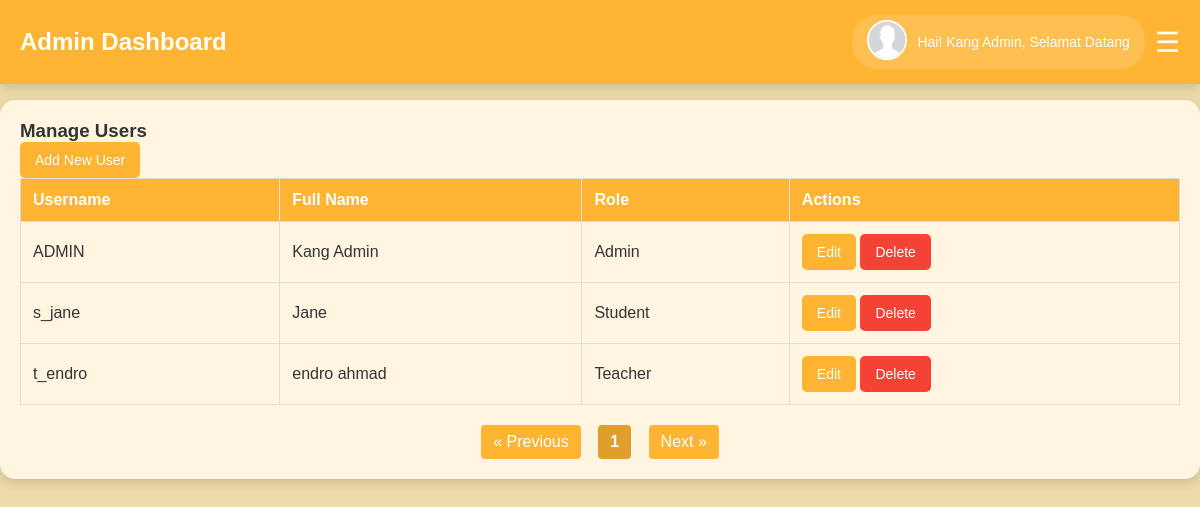
Page /dashboard_admin.php (signed in) on the earlier database version.
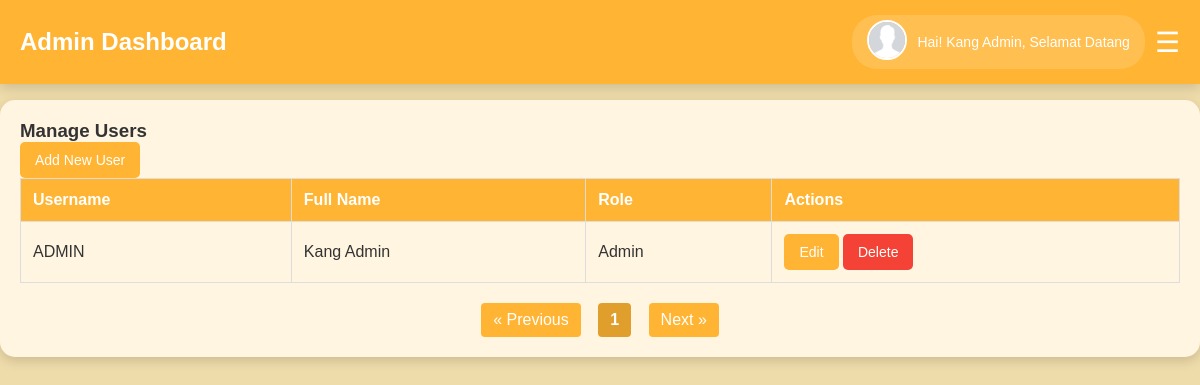
Same page on the later database version.
### tables this page shows
CREATE TABLE `users` (
  `id` int(11) NOT NULL,
  `username` varchar(50) NOT NULL,
  `password` varchar(255) NOT NULL,
  `full_name` varchar(100) NOT NULL,
  `role` enum('admin','teacher','student') NOT NULL,
  `profile_picture` varchar(255) DEFAULT 'fotos/profile/default.png'
);

### php/include-pagnation.php (called while the page is built)
<?php
$limit = 5;
$page = isset($_GET['page']) ? (int)$_GET['page'] : 1;
$offset = ($page - 1) * $limit;
$totalQuery = "SELECT COUNT(*) as total FROM users";
$totalResult = $conn->query($totalQuery);
$totalUsers = $totalResult->fetch_assoc()['total'];
$totalPages = ceil($totalUsers / $limit);
$query = "SELECT * FROM users LIMIT $limit OFFSET $offset";
$result = $conn->query($query);
?>

### dashboard_admin.php (the view, shortened to what this page needs)
<?php
include 'koneksi.php';
$user_id = $_SESSION['user_id'];
$query_admin = "SELECT id, full_name, profile_picture FROM users WHERE id = ? AND role = 'admin'";
$stmt_admin = $conn->prepare($query_admin);
$stmt_admin->bind_param("i", $user_id);
$stmt_admin->execute();
$result_admin = $stmt_admin->get_result();
$admin = $result_admin->fetch_assoc();
$admin_name = $admin['full_name'];
$admin_photo = !empty($admin['profile_picture']) ? $admin['profile_picture'] : 'fotos/profile/default.png';
?>
<!DOCTYPE html>
<html lang="id">
<head>
  <link rel="stylesheet" href="css/style.css">
  <link rel="stylesheet" href="css/stylepage.css">
</head>
<body>
<nav class="navbar">
  <div class="navbar-left">
    <h2>Admin Dashboard</h2>
  </div>
  <div class="navbar-right">
    <div class="profile">
      <a href="profil.php">
        <img src="<?php echo htmlspecialchars($admin_photo); ?>" alt="Profile" class="profile-logo">
      </a>
      <span class="welcome-message">
        Hai! <?php echo htmlspecialchars($admin_name); ?>, Selamat Datang
      </span>
    </div>
    <button id="menu-btn" class="menu-btn">☰</button>
  </div>
</nav>
<div class="wrapper">
  <main class="container">
    <h3>Manage Users</h3>
    <a href="crud-admin/add_user.php" class="button">Add New User</a>
    <div class="table-responsive">
      <table class="user-table">
        <thead>
          <tr>
            <th>Username</th>
            <th>Full Name</th>
            <th>Role</th>
            <th>Actions</th>
          </tr>
        </thead>
        <tbody>
          <?php
          include 'php/include-pagnation.php';
          if ($result->num_rows > 0) {
              while ($row = $result->fetch_assoc()) {
                  echo "<tr>";
                  echo "<td>" . htmlspecialchars($row['username']) . "</td>";
                  echo "<td>" . htmlspecialchars($row['full_name']) . "</td>";
                  echo "<td>" . ucfirst(htmlspecialchars($row['role'])) . "</td>";
                  echo "<td>
                          <a href='crud-admin/edit_user.php?id=" . $row['id'] . "' class='button'>Edit</a>
                          <a href='crud-admin/delete_user.php?id=" . $row['id'] . "' class='button delete-btn'>Delete</a>
                        </td>";
                  echo "</tr>";
              }
          } else {
              echo "<tr><td colspan='4'>No users found</td></tr>";
          }
          ?>
        </tbody>
      </table>
      <div class="pagination">
        <a href="?page=<?= ($page - 1) > 0 ? $page - 1 : 1 ?>" class="prev">&laquo; Previous</a>
        <?php
        $pageRange = 3;
        $startPage = max(1, $page - floor($pageRange / 2));
        $endPage = min($totalPages, $startPage + $pageRange - 1);
        if ($endPage - $startPage + 1 < $pageRange) {
            $startPage = max(1, $endPage - $pageRange + 1);
        }
        for ($i = $startPage; $i <= $endPage; $i++) {
            echo "<a href='?page=$i' class='" . ($i == $page ? 'active' : '') . "'>$i</a>";
        }
        ?>
        <a href="?page=<?= ($page + 1) <= $totalPages ? $page + 1 : $totalPages ?>" class="next">Next &raquo;</a>
      </div>
    </div>
  </main>
</div>
</body>
</html>

### css/style.css (style rules this page uses)
:root { --bg-color: #EFDCAB; --bg-color-2: #FFF5E1; --text-color: #333; --primary-color: #FFB433; --hover-color: #E09E2C; --sidebar-bg: #FFB433; --sidebar-text: #5A3E1B; --overlay-bg: rgba(0, 0, 0, 0.5); --shadow-light: 0px 4px 12px rgba(0, 0, 0, 0.15); }
*, *::before, *::after { margin: 0; padding: 0; box-sizing: border-box; font-family: Arial, sans-serif; }
html { scroll-behavior: smooth; }
body { background-color: var(--bg-color); color: var(--text-color); transition: all 0.3s ease-in-out; }
.navbar { display: flex; justify-content: space-between; align-items: center; background: var(--primary-color); padding: 15px 20px; color: white; position: fixed; width: 100%; top: 0; left: 0; z-index: 1000; box-shadow: var(--shadow-light); }
.navbar-left h2 { font-size: 24px; }
.navbar-right { display: flex; align-items: center; gap: 10px; }
.profile { display: flex; align-items: center; background: rgba(255, 255, 255, 0.15); border-radius: 25px; padding: 5px 15px; gap: 10px; }
.profile-logo { width: 40px; height: 40px; object-fit: cover; border-radius: 50%; border: 2px solid white; }
.welcome-message { color: white; font-weight: 500; font-size: 14px; text-transform: capitalize; white-space: nowrap; }
.container { max-width: 1200px; margin: 100px auto 20px auto; padding: 20px; background: var(--bg-color-2); border-radius: 15px; box-shadow: var(--shadow-light); }
.table-responsive { width: 100%; overflow-x: auto; }
.user-table { width: 100%; min-width: 600px; border-collapse: collapse; }
.user-table th, .user-table td { border: 1px solid #ddd; padding: 12px; text-align: left; white-space: nowrap; }
.user-table th { background: var(--primary-color); color: white; }
.button { padding: 10px 15px; background-color: var(--primary-color); color: white; text-decoration: none; border-radius: 5px; display: inline-block; font-size: 14px; }
.delete-btn { background-color: #f44336; }
.menu-btn { background: none; border: none; color: white; font-size: 28px; cursor: pointer; }

### css/stylepage.css (style rules this page uses)
.pagination { margin-top: 20px; text-align: center; }
.pagination a { display: inline-block; padding: 8px 12px; margin: 0 3px; background-color: var(--primary-color); color: white; text-decoration: none; border-radius: 4px; transition: background-color 0.3s; }
.pagination a.active { background-color: var(--hover-color); font-weight: bold; }
.pagination .prev, .pagination .next { padding: 8px 12px; background-color: var(--primary-color); color: white; text-decoration: none; border-radius: 4px; transition: background-color 0.3s; }
.pagination .prev { margin-right: 10px; }
.pagination .next { margin-left: 10px; }

Differences in the rows shown:
removed users: username "s_jane", full_name "Jane", role "Student"
removed users: username "t_endro", full_name "endro ahmad", role "Teacher"
